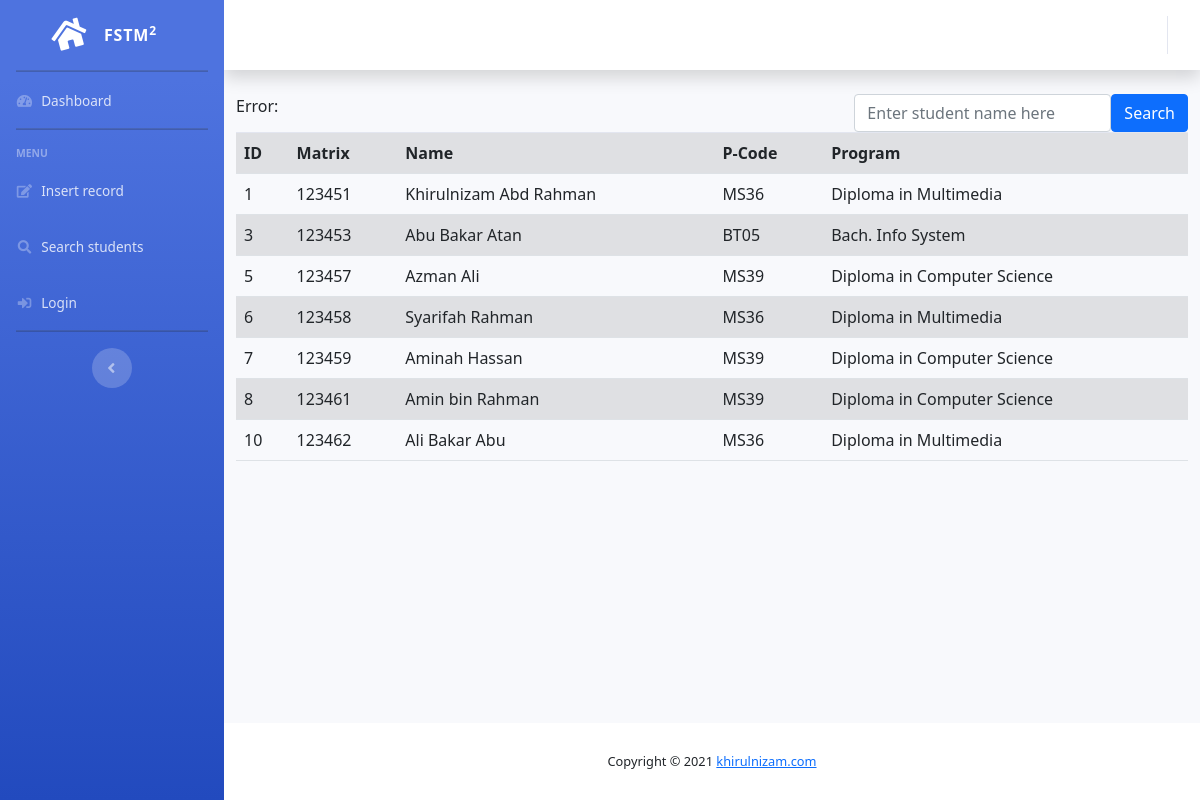
The page /search.php on the database as committed earlier.
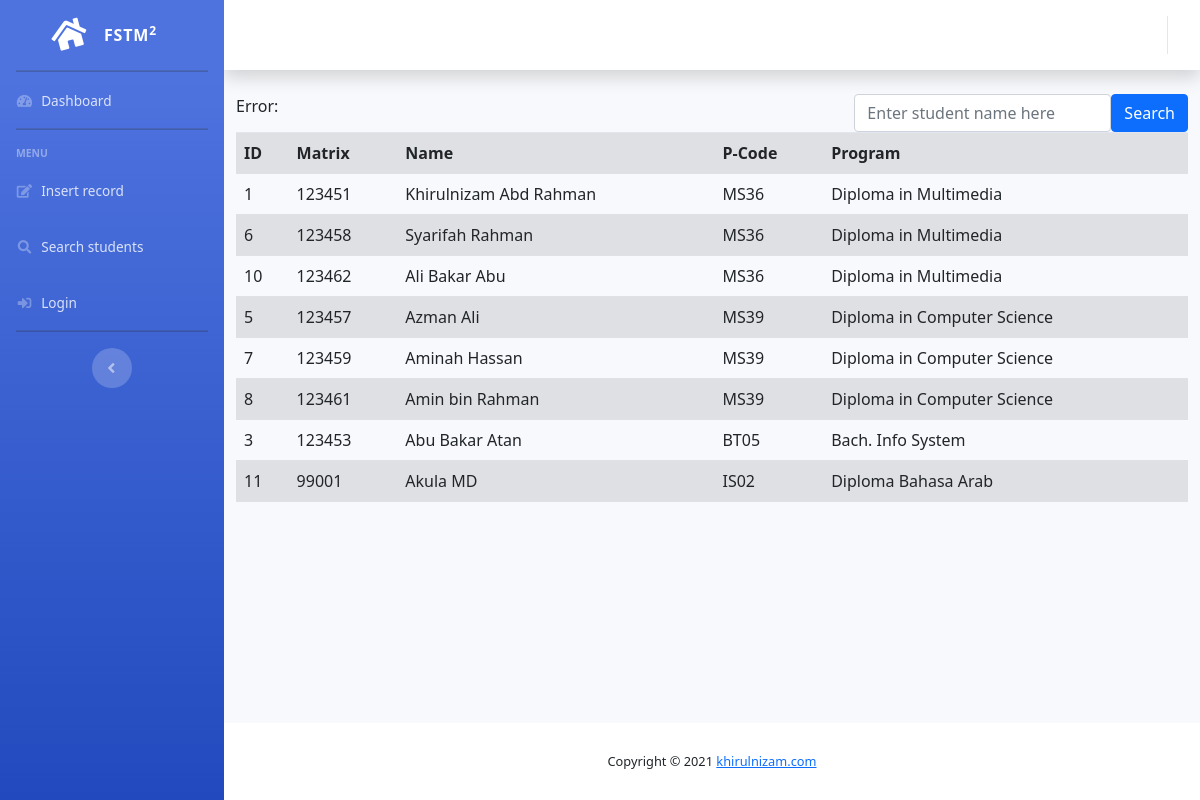
The same page on the database as committed later.
### tables this page shows
CREATE TABLE IF NOT EXISTS `students` (
  `id` int(11) unsigned NOT NULL AUTO_INCREMENT,
  `matrixno` varchar(10) NOT NULL,
  `name` varchar(50) DEFAULT NULL,
  `address` blob,
  `dob` date DEFAULT NULL,
  `programcode` varchar(6) DEFAULT NULL,
  `rshortcourses` varchar(255) DEFAULT NULL,
  `codefaculty` varchar(50) DEFAULT NULL,
  PRIMARY KEY (`matrixno`),
  KEY `id` (`id`)
);

CREATE TABLE IF NOT EXISTS `programs` (
  `id` int(11) NOT NULL AUTO_INCREMENT,
  `programcode` varchar(6) NOT NULL DEFAULT '0',
  `programname` varchar(50) NOT NULL DEFAULT '0',
  `codefaculty` varchar(50) DEFAULT NULL,
  PRIMARY KEY (`id`)
);

### search.php (the view, shortened to what this page needs)
<?php
	include "include/header.template.php";
?>
<div class="float-right">
	<form method="get" action=""
		class="form-inline">
		<input type="text" name="keyword"
		class="form-control"
		placeholder="Enter student name here">
		<button type="submit" class ="btn btn-primary">
		Search</button>
	</form>
</div>
<?php
include "include/dbconnect.php";
if(isset($_GET['keyword'])){
	$keyword=$_GET['keyword'];
	$sql = "SELECT students.id, matrixno, name,
				students.programcode,programs.programname
				FROM students
				INNER JOIN programs
				ON students.programcode = programs.programcode
				WHERE name LIKE '%$keyword%'";
}
else{
	$sql = "SELECT students.id, matrixno, name,
				students.programcode,programs.programname
				FROM students
				INNER JOIN programs
				ON students.programcode = programs.programcode ";
}
$result = mysqli_query($conn, $sql);
echo "Error: ".mysqli_error($conn);
if (mysqli_num_rows($result) > 0) {
    ?>
	<table class="table table-striped">
		<tr>
			<th>ID</th>
			<th>Matrix</th>
			<th>Name</th>
			<th>P-Code</th>
			<th>Program</th>
		</tr>
	<?php
    while($row = mysqli_fetch_assoc($result)) {
    	echo "<tr>";
        echo "<td> ".$row['id']."</td>";
        echo "<td> ".$row['matrixno'] ."</td>";
        echo "<td> ".$row['name'] ."</td>";
        echo "<td> ".$row['programcode'] ."</td>";
        echo "<td> ".$row['programname']."</td>";
        echo "</tr>\n";
    }
    ?>
	</table>
    <?php
}
else {
    echo "Search not found";
}
?>
<?php
	include "include/footer.template.php";
?>

### include/header.template.php (shortened to what this page needs)
<!DOCTYPE html>
<html lang="en">
<head>
  <link href="vendor/fontawesome-free/css/all.min.css" rel="stylesheet" type="text/css">
  <link href="css/sb-admin-2.min.css" rel="stylesheet">
  <link rel="stylesheet" href="https://cdn.jsdelivr.net/npm/bootstrap@5.1.1/dist/css/bootstrap.min.css">
  <link href="https://cdn.jsdelivr.net/gh/kartik-v/bootstrap-star-rating@4.1.1/css/star-rating.min.css" media="all" rel="stylesheet" type="text/css" />
  <link href="https://cdn.jsdelivr.net/gh/kartik-v/bootstrap-star-rating@4.1.1/themes/krajee-svg/theme.css" media="all" rel="stylesheet" type="text/css" />
</head>
<body id="page-top">
  <div id="wrapper">
    <ul class="navbar-nav bg-gradient-primary sidebar sidebar-dark accordion" id="accordionSidebar">
      <a class="sidebar-brand d-flex align-items-center justify-content-center" href="index.html">
        <div class="sidebar-brand-icon rotate-n-15">
          <i class="fas fa-home"></i>
        </div>
        <div class="sidebar-brand-text mx-3">FSTM<sup>2</sup></div>
      </a>
      <hr class="sidebar-divider my-0">
      <li class="nav-item">
        <a class="nav-link" href="index.php">
          <i class="fas fa-fw fa-tachometer-alt"></i>
          <span>Dashboard</span></a>
      </li>
      <hr class="sidebar-divider">
      <div class="sidebar-heading">
        Menu
      </div>
      <li class="nav-item">
        <a class="nav-link" href="forminsert.php">
          <i class="fas fa-fw fa-edit"></i>
          <span>Insert record</span></a>
      </li>
      <li class="nav-item">
        <a class="nav-link" href="search-admin.php">
          <i class="fas fa-fw fa-search"></i>
          <span>Search students</span></a>
      </li>
      <li class="nav-item">
        <?php if(isset($_SESSION['email'])){
          echo "<a class='nav-link' href='logout.php'>
          <i class='fas fa-fw fa-sign-out-alt'></i>
          <span>Logout</span></a>";
        }
        else{
          echo "<a class='nav-link' href='login.php'>
          <i class='fas fa-fw fa-sign-in-alt'></i>
          <span>Login</span></a>";
        }?>
      </li>
      <hr class="sidebar-divider d-none d-md-block">
      <div class="text-center d-none d-md-inline">
        <button class="rounded-circle border-0" id="sidebarToggle"></button>
      </div>
    </ul>
    <div id="content-wrapper" class="d-flex flex-column">
      <div id="content">
        <nav class="navbar navbar-expand navbar-light bg-white topbar mb-4 static-top shadow">
          <ul class="navbar-nav ml-auto">
          </ul>
        </nav>
        <div class="container-fluid">

### include/footer.template.php (shortened to what this page needs)
        </div>
      </div>
      <footer class="sticky-footer bg-white">
        <div class="container my-auto">
          <div class="copyright text-center my-auto">
            <span>Copyright &copy; <?php echo date ("Y");?>
              <a href="http://khirulnizam.com">khirulnizam.com</a>
            </span>
          </div>
        </div>
      </footer>
    </div>
  </div>
</body>
</html>

Rows that differ between the two databases and show on the page:
changed students "Syarifah Rahman": moves up the list
changed students "Ali Bakar Abu": moves up the list
changed students "Abu Bakar Atan": moves down the list
added students: id "11", matrixno "99001", name "Akula MD", programcode "IS02", programs.programname "Diploma Bahasa Arab"
